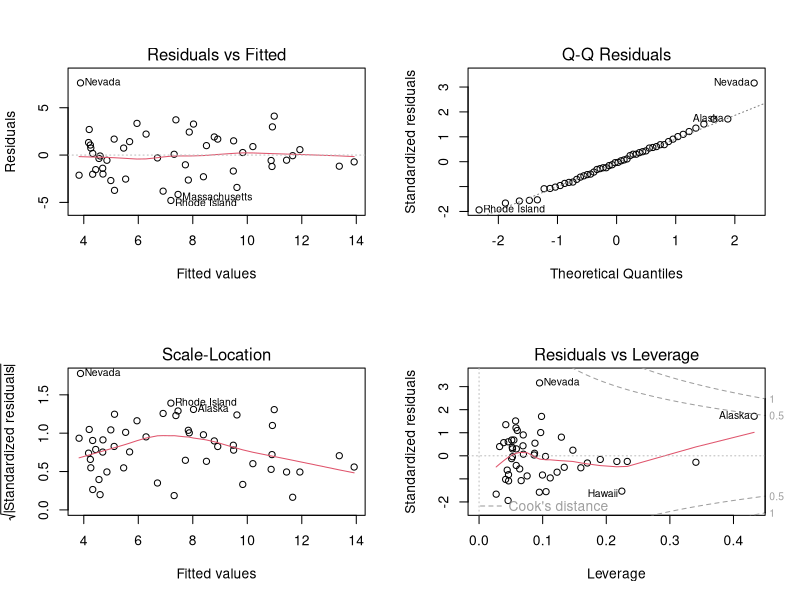
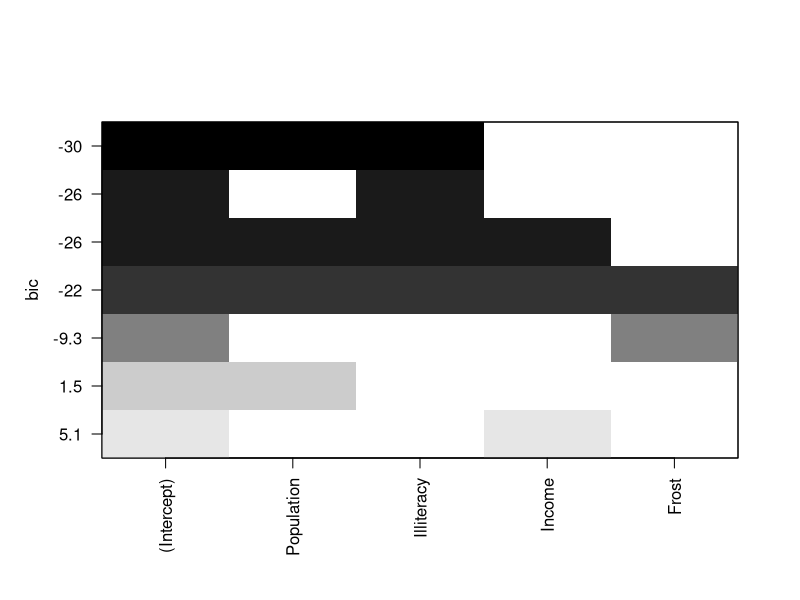

Here is the R script that generated these plots, in order:
# 다중 회귀분석
state.x77
head(state.x77)
states <- as.data.frame(state.x77[,c('Murder','Population','Illiteracy','Income',  'Frost')])

fit <- lm(Murder ~ Population + Illiteracy + Income + Frost, data = states)
summary(fit)
par(mfrow=c(2,2))
plot(fit)
par(mfrow=c(1,1))

# 다중공선성 : 독립변수간 강한 상관관계가 나타나는 문제
# correlation(0.9이상이면 다중공선성 의심)
state.cor <-cor(states[2:5])
state.cor

# VIF(Variation Inflaction Factor) 계산 (10이상이면 다중공선성 의심)
library(car)
vif(fit)

# Condition Number (15 이상이면 다중공선성의 가능성이 있음)
eigen.val <- eigen(state.cor)$values
sqrt(max(eigen.val)/eigen.val)

fit1 <- lm(Murder ~., data=states)
summary(fit1)

fit2 <- lm(Murder ~ Population+Illiteracy, data = states)
summary(fit2)

# AIC
AIC(fit1,fit2)     # 값이 적을수록 좋은 모델

# Backward stepwise regression, Forward stepwise regression(변수선택법)
step(fit1, direction = 'backward')

fit3 <- lm(Murder~1, data = states)    # 1이라는 절편
step(fit3, direction = 'backward', scope = ~Population+Illiteracy+Frost)   # step - 자동화 해주는 툴
step(fit3, direction = 'forward', scope = list(upper=fit1, lower=fit3))

library(leaps)
subsets <- regsubsets(Murder~., data=states, method='seqrep', nbest = 4)
plot(subsets)
